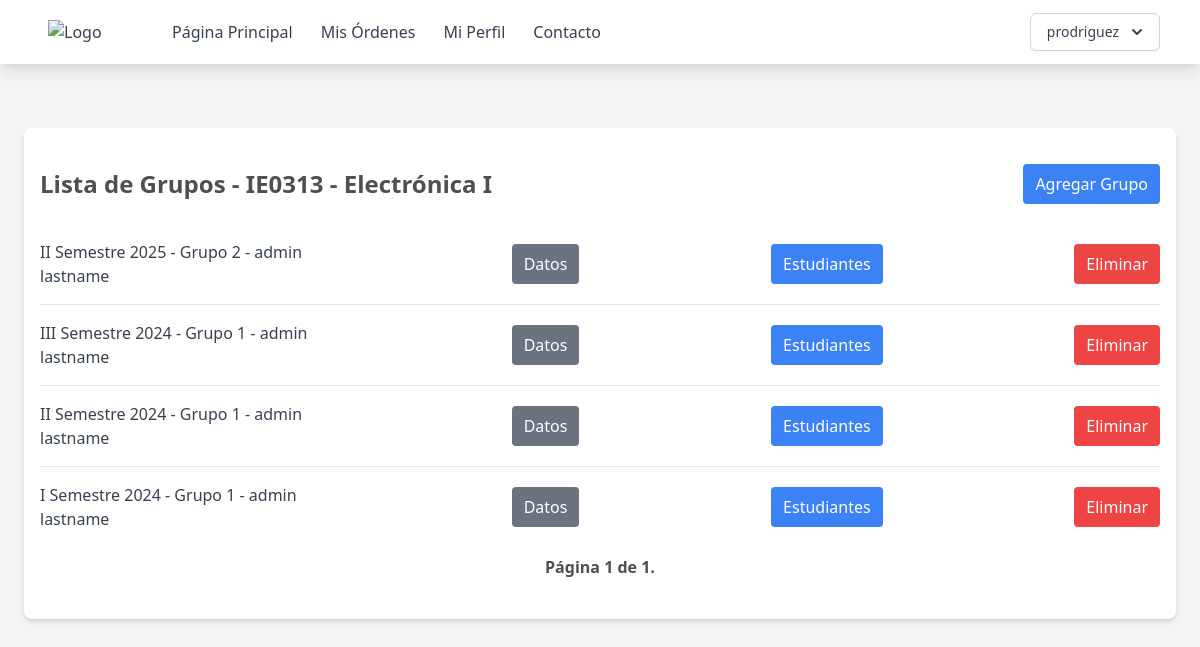
The app's page /cursos/IE0313/grupos (signed in), older data.
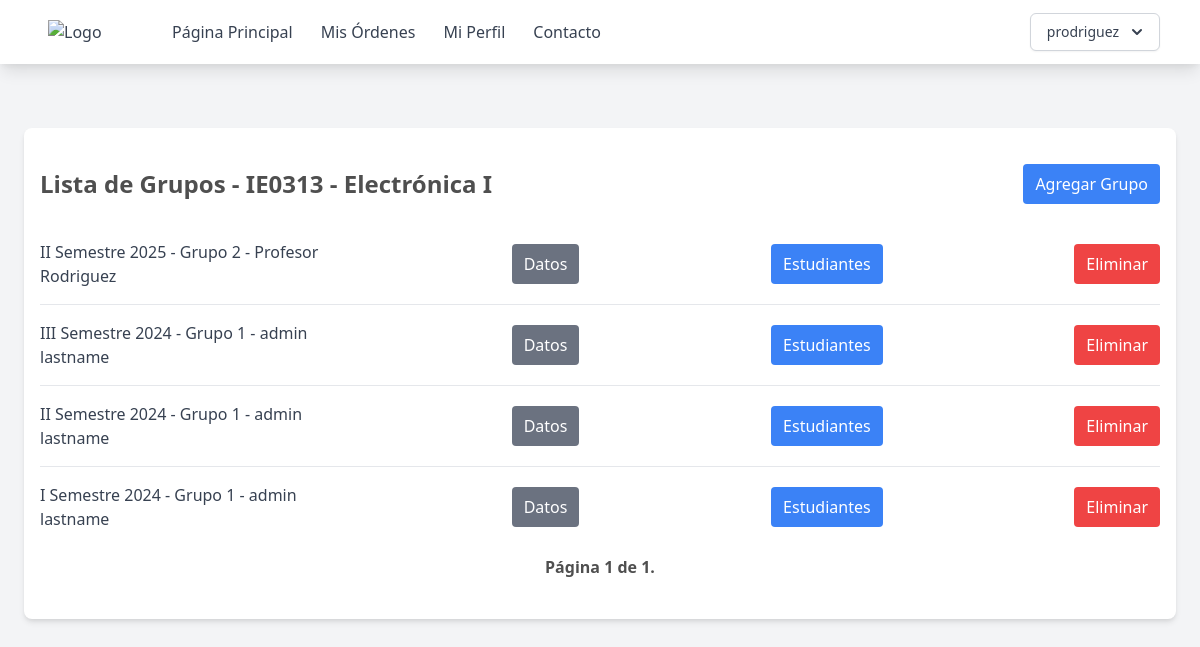
The same page, newer data.
### supply_room/models.py (models this page shows, shortened)
class ClassGroups(models.Model):
    number = models.PositiveIntegerField(verbose_name="Numero de Curso:")
    year = models.PositiveIntegerField(verbose_name="Año", default=2024)
    term = models.CharField(
        max_length=3, choices=TERM_CHOICES, default="I", verbose_name="Semestre"
    )
    professor = models.ForeignKey(
        Users,
        related_name="group_professor",
        on_delete=models.PROTECT,
        verbose_name="Profesor",
    )
    class_id = models.ForeignKey(Class, on_delete=models.PROTECT, verbose_name="Clase")
    student = models.ManyToManyField(
        Users,
        related_name="group_student",
        through=Users.groups.through,
        blank=True,
        verbose_name="Estudiantes",
    )
    @property
    def semester(self):
        return f"{self.term} Semestre {str(self.year)}"

class Users(AbstractUser):
    name = models.CharField(max_length=200)
    email = models.EmailField(unique=True)
    role = models.CharField(max_length=200, choices=ROLE_CHOICES, default="student")
    student_id = models.CharField(max_length=200, null=True, blank=True)
    username = models.CharField(max_length=50, null=True)
    groups = models.ManyToManyField(
        "ClassGroups", related_name="group_student", blank=True
    )
    orders = models.ManyToManyField("Order", related_name="order_student", blank=True)
    objects = CustomUserManager()
    USERNAME_FIELD = "email"
    REQUIRED_FIELDS = ["name", "role"]

### supply_room/views.py (the view)
class ClassGroupsList(AdminOrTeacherRoleCheck, ListView):
    model = ClassGroups
    paginate_by = 10
    def get_queryset(self, *args, **kwargs):
        class_id = Class.objects.filter(code=self.kwargs.get("code"))
        qs = super(ClassGroupsList, self).get_queryset(*args, **kwargs)
        qs = qs.filter(class_id=class_id[0])
        qs = qs.order_by("-year", "-term")
        return qs
    def get_context_data(self, **kwargs):
        class_id = Class.objects.filter(code=self.kwargs.get("code"))
        context = super().get_context_data(**kwargs)
        context["class"] = class_id[0]
        return context

### supply_room/utils.py (called while the page is built)
    def test_func(self):
        return self.request.user.role == "admin" or self.request.user.role == "teacher"

### templates/page/grupos.html (shortened to what this page needs)
{% extends "base.html" %} {% block content %}
<div class="max-w-6xl mx-auto px-4 py-8 bg-white rounded-lg shadow-md mt-16">
    <div class="flex justify-between items-center mb-4">
        <h2 class="text-2xl font-bold py-2">Lista de Grupos - {{ class.code }} - {{class.name}}</h2>
        {% if user.role == 'teacher' %}
        <a href="{% url 'crear-grupo' code=class.code %}" class="py-2 px-3 bg-blue-500 text-white rounded hover:bg-blue-400">Agregar Grupo</a>
        {% endif %}
    </div>
    <ul class="divide-y divide-gray-200">
        {% for object in object_list %}
        <li class="py-4">
            <div class="flex justify-between items-center  ">
                <span class="text-gray-700 w-1/4">{{ object.semester }} - Grupo {{ object.number }} - {{object.professor.name}}</span>
                {% if user.role == 'teacher' %}
                <a href="{% url 'editar-grupo' code=class.code pk=object.id %}" class="py-2 px-3 bg-gray-500 text-white rounded hover:bg-gray-400">Datos</a>
                <a href="{% url 'estudiantes-grupo' code=class.code pk=object.id %}"  class="py-2 px-3 bg-blue-500 text-white rounded hover:bg-blue-400">Estudiantes</a>
                <a href="{% url 'eliminar-grupo' object.id %}" class="py-2 px-3 bg-red-500 text-white rounded hover:bg-red-400">Eliminar</a>
                {% endif %}
            </div>
        </li>
        {% empty %}
        <li class="py-4 text-center text-gray-500">No objects yet.</li>
        {% endfor %}
    </ul>
    <div class="pagination ">
    <div class="step-links flex w-full justify-between items-center p-2">
        <span class="current font-bold mx-4">
            Página {{ page_obj.number }} de {{ page_obj.paginator.num_pages }}.
        </span>
    </div>
</div>
</div>
{% endblock %}

Row changes from the older to the newer data that the page shows:
changed ClassGroups: professor.name "admin lastname" → "Profesor Rodriguez"
